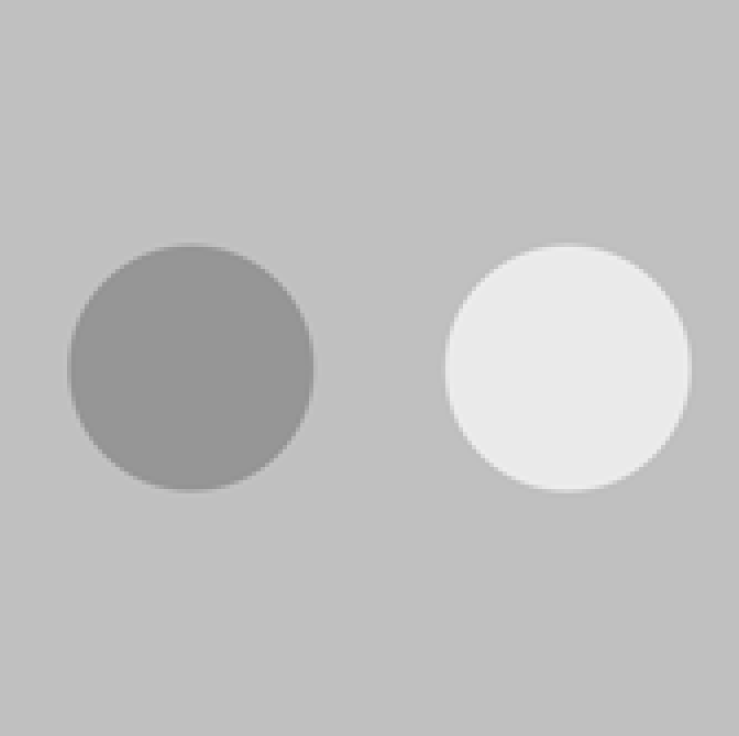
%> input picture Blatt03/circles.png, 739 x 736 px
$ octave sh03ex01.m   (GNU Octave 9; MATLAB toolbox functions it lacks are replaced by stand-ins)
%> lines starting %> are read from the running program, lines starting %| are printed output that depends on the picture
### Blatt03/gradientColored.m
function Rrgb = gradientColored(B, R, SCHWELLE)
% Farbenfrohe Darstellung eines Bildgradienten
%
% INPUT
%   B          zu Grunde liegendes Bild (1-kanal)
%   R          Gradientenrichtung
%   SCHWELLE   Schwellwert zur Gradientenanzeige
%
% OUTPUT
%   Rrgb       Farbiges Bild Gradientenrichtung

R = R - min(R(:)); % R ist Gradientenrichtung, [-pi;pi] -> [0;pi]
R = uint8(round(R ./ max(R(:)) .* 255)); % [0;pi] -> [0;255]
Rrgb = ind2rgb(R, hsv(255));    % Maps the index range [0;255] (each value in R is treated as an index) to hsv color values
mask = repmat(B > SCHWELLE, [1 1 3]);   % Set pixels with a small gradient magnitude to 0
Rrgb = Rrgb .* mask;

end

### Blatt03/sh03ex01.m
circles = im2double(rgb2gray(imread('circles.png')));
%> circles: size 736x739 double; min 0.573, max 0.933, mean 0.753

I_x = [1 0 -1; 2 0 -2; 1 0 -1];
I_y = [1 2 1; 0 0 0; -1 -2 -1];

gradX = imfilter(circles, I_x, 'conv');
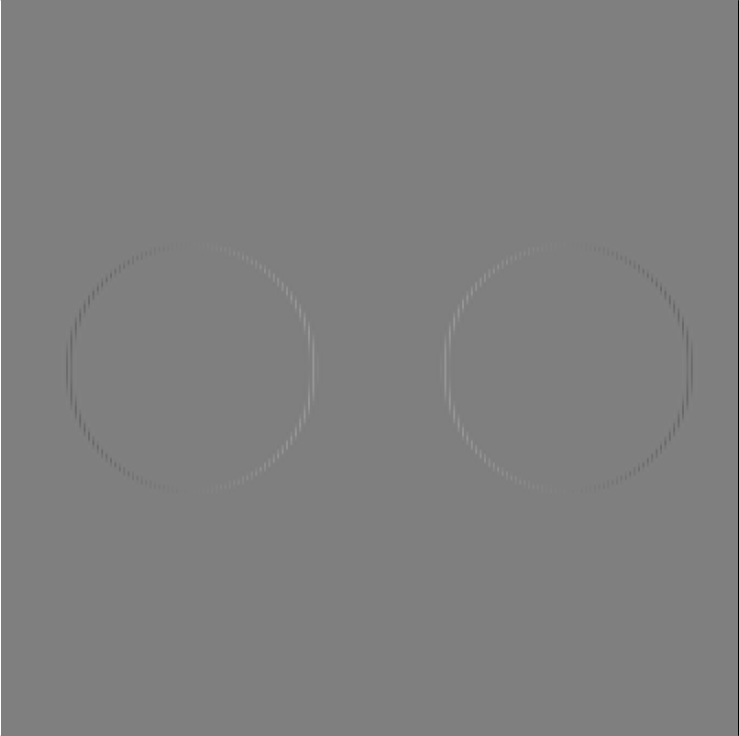
%> gradX: size 736x739 double; min -3.01, max 3.01, mean -2.94e-19; drawn with min black and max white
gradY = imfilter(circles, I_y, 'conv');

absGrad = sqrt(gradX.^2  + gradY.^2);
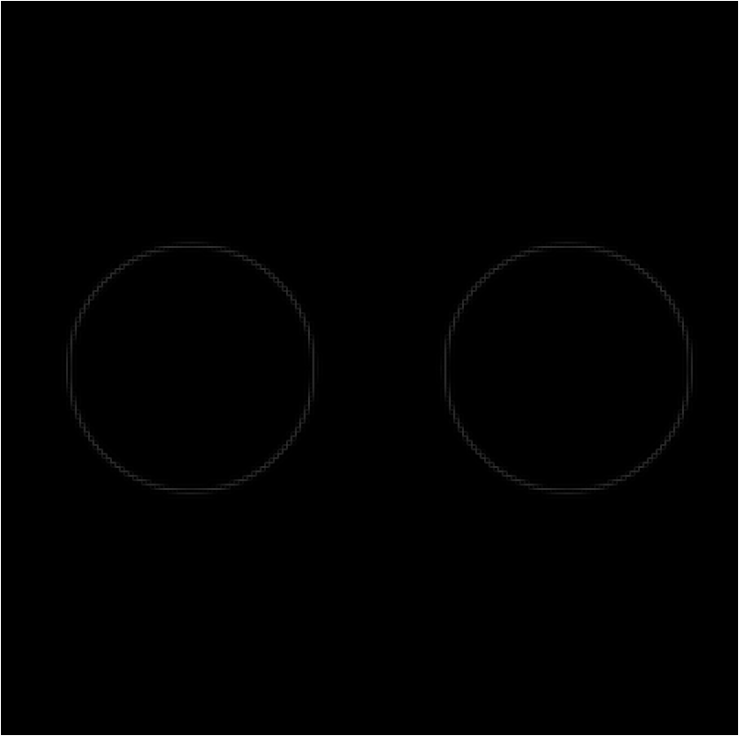
%> absGrad: size 736x739 double; min 0, max 3.19, mean 0.0214; drawn with min black and max white
angleGrad = atan2(gradY, gradX);
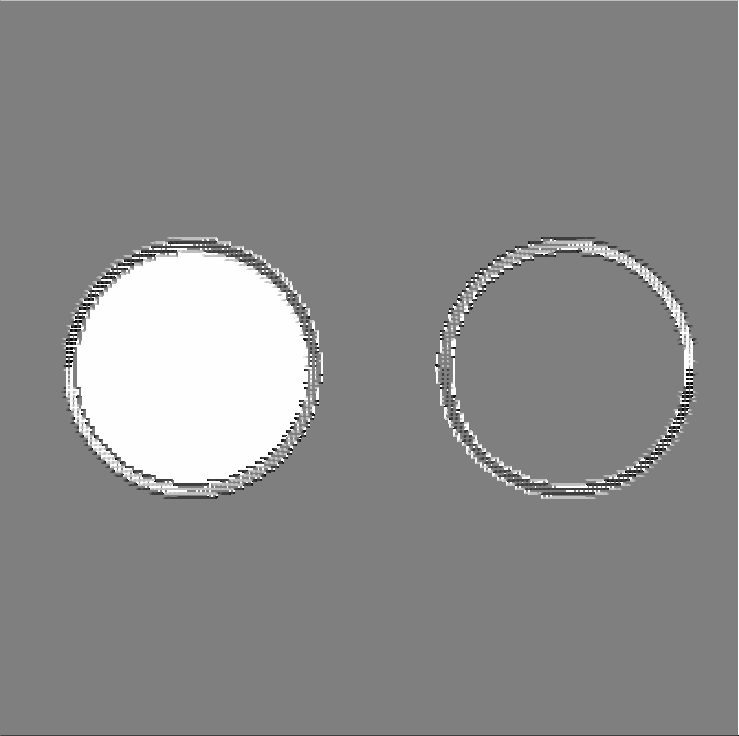
%> angleGrad: size 736x739 double; min -3.14, max 3.14, mean 0.267; drawn with min black and max white

subplot(1,3,1);
imshow(circles);
title('Original Image');

subplot(1,3,2);
xRange = 270:280;
yRange = 270:280;
imshow(absGrad(xRange, yRange));
title('Magnitude and Direction');
hold on;
quiver(gradX(xRange, yRange), gradY(xRange, yRange),1);

subplot(1,3,3);
imshow(gradientColored(absGrad, angleGrad, 0.2));
%> in gradientColored, `Rrgb = ind2rgb(R, hsv(255));`:
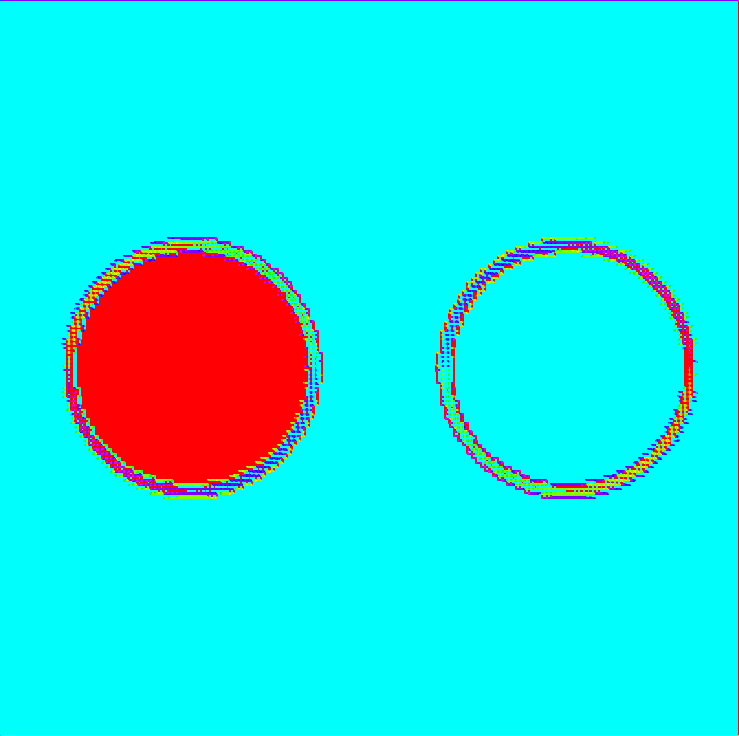
%> Rrgb: size 736x739x3 double; mean R, G, B 0.101, 0.899, 0.891
%> in gradientColored, `mask = repmat(B > SCHWELLE, [1 1 3]);`:
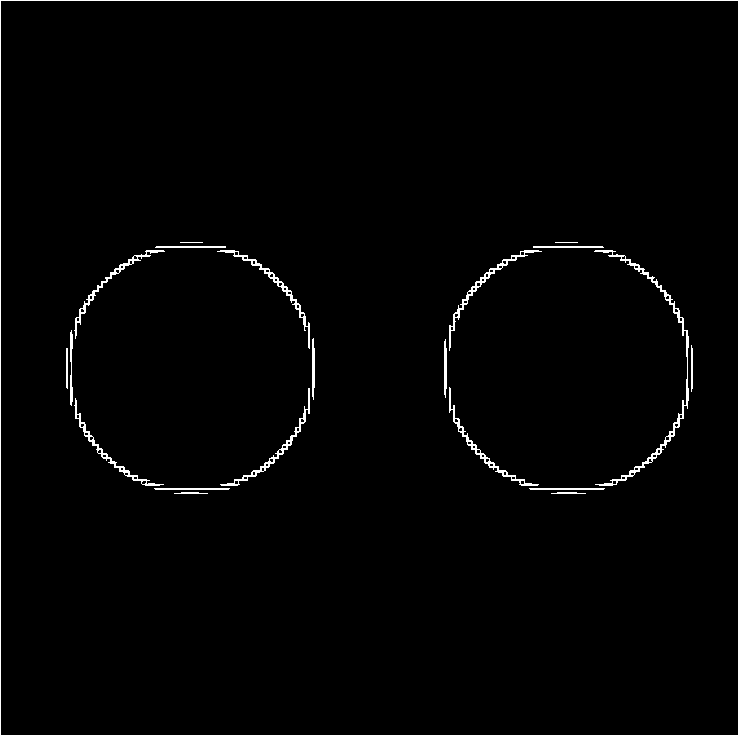
%> mask: size 736x739x3 logical; 1.5% white in thin lines or dots
%> in gradientColored, `Rrgb = Rrgb .* mask;`:
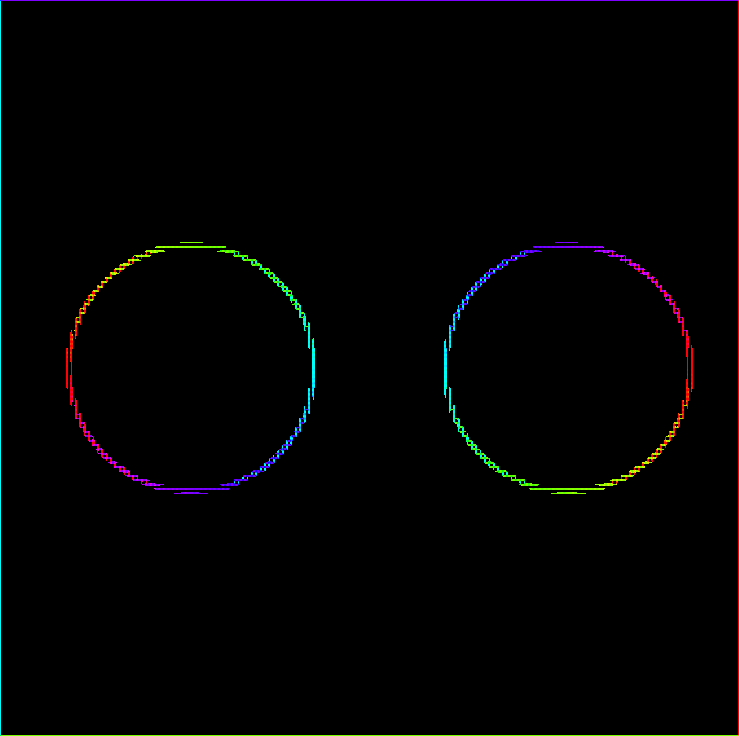
%> Rrgb: size 736x739x3 double; mean R, G, B 0.00764, 0.00767, 0.00768
title('Colored Gradient Image');
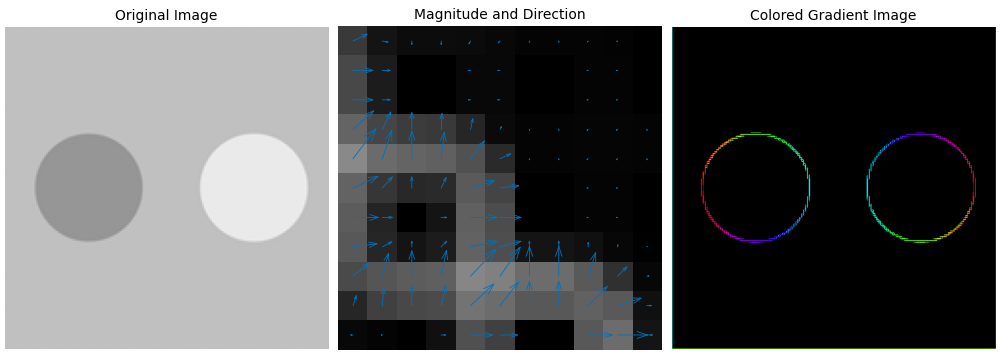
%> figure redrawn from the program's plot data, 3 panels

print("sh03ex01.eps", "-depsc");
